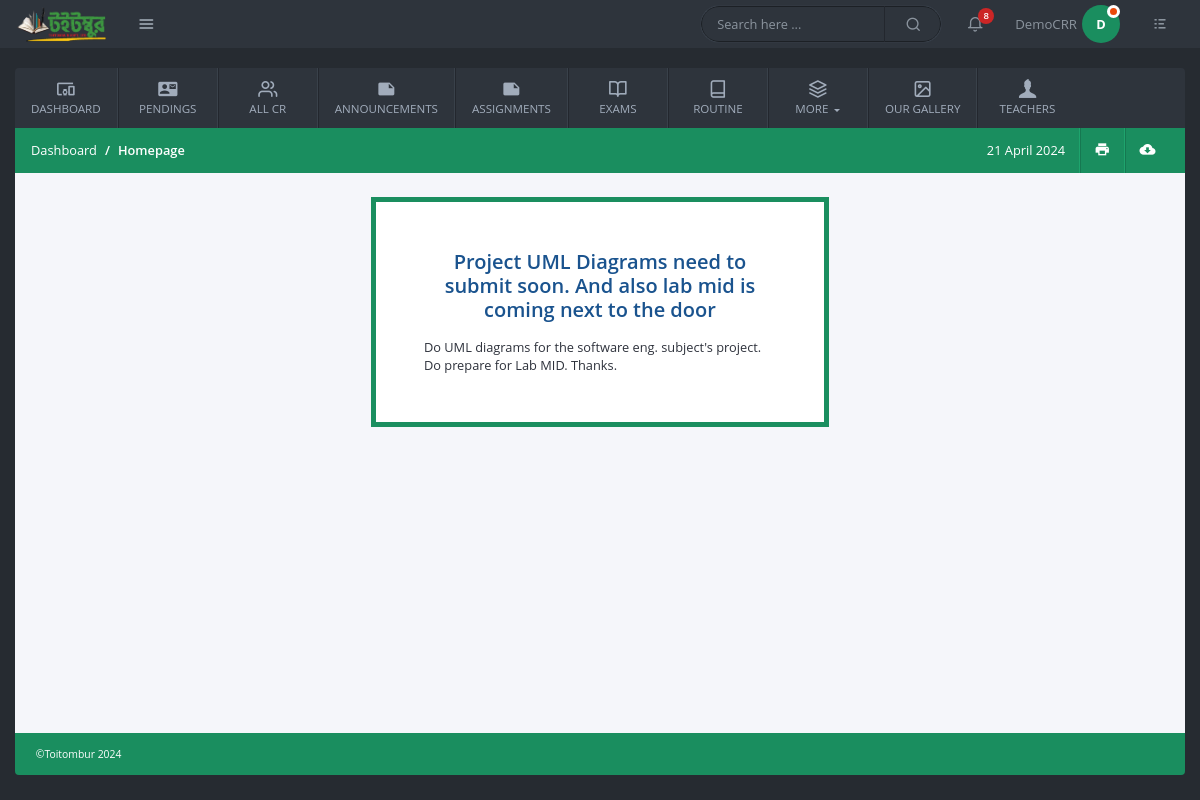
The page /view-assignments/27204dbe3f6e4113ad8ba940c349fe9c (signed in) on the database its author committed.
### users/models.py (models this page shows, shortened)
class User(AbstractBaseUser, PermissionsMixin):
    email = models. EmailField (unique=True, null=False)
    is_staff = models.BooleanField(
        gettext_lazy('I am staff'),
        default=False,
    help_text = gettext_lazy('If the user is admin stuff of this site then can see admin panel')
    )
    is_active = models.BooleanField(
        gettext_lazy('account active'),
        default=True,
        help_text=gettext_lazy('A user should be treated as active. Admin can unselect this instead of deleting accounts')
    )
    ROLE_CHOICES = (
        ('admin', 'admin'),
        ('student', 'student'),
        ('teacher', 'teacher'),
        ('cr', 'cr'),
    )
    role = models.CharField(
        max_length=20,
        choices=ROLE_CHOICES,
        default='admin',
    )
    USERNAME_FIELD = 'email'
    objects = MyCustomManager()

class CommonBaseModel(models.Model):
    uid = models.UUIDField(primary_key=True, default= uuid.uuid4, editable=False)
    created_at = models.DateTimeField(auto_now_add=True)
    updated_at = models.DateTimeField(auto_now=True)
    class Meta:
        abstract = True

class Profile(CommonBaseModel):
    user = models.OneToOneField(User, on_delete=models.CASCADE, related_name='profile')
    is_approved = models.BooleanField(default=False)
    details_filled = models.BooleanField(default=False)

class CommonProfileModel(models.Model):
    uid = models.UUIDField(primary_key=True, default= uuid.uuid4, editable=False)
    account = models.OneToOneField(Profile, on_delete=models.CASCADE)
    created_at = models.DateTimeField(auto_now_add=True)
    updated_at = models.DateTimeField(auto_now=True)
    personal_id = models.CharField(unique=True, max_length=150)
    gender = models.CharField( max_length=50, choices=GENDERS, blank=True,null=True)
    image = models.FileField(upload_to="Profile_Pictures", null=True, blank=True)
    class Meta:
        abstract = True

class Student(CommonProfileModel):
    name = models.CharField(max_length=350)
    intake = models.ForeignKey(Intakes, on_delete=models.CASCADE)
    section = models.ForeignKey(Sections, on_delete=models.CASCADE)
    department = models.ForeignKey(Departments, on_delete=models.CASCADE)
    shift = models.CharField(max_length=50, choices= [("Day","day"), ("Evening", "evening")])
    is_class_cr = models.BooleanField(default=False)
    contact_number = models.PositiveIntegerField(null=True, blank=True)
    facebook_profile = models.CharField( max_length=500, null=True, blank=True)

### common/models.py (models this page shows, shortened)
class CommonBaseModel(models.Model):
    uid = models.UUIDField(primary_key=True, default= uuid.uuid4, editable=False)
    created_at = models.DateTimeField(auto_now_add=True)
    updated_at = models.DateTimeField(auto_now=True)

class Assignments(CommonBaseModel):
    types = models.CharField(max_length=50, choices=TYPES, default='assignment')
    course_code = models.CharField( max_length=8)
    course_title = models.CharField( max_length=100)
    assignment_title = models.CharField(max_length=150)
    detail = models.TextField()
    date = models.DateField( auto_now=False, auto_now_add=False, null=True, blank=True)
    intake = models.ForeignKey(Intakes, on_delete=models.CASCADE, null=True, blank=True)
    department = models.ForeignKey(Departments, on_delete=models.CASCADE, null=True, blank=True)
    section = models.ForeignKey(Sections, on_delete=models.CASCADE, null=True, blank=True)

### common/extra_code.py (the view)
        def warper_function(request, *args, **kwargs):
            profile = request.user.profile
            if profile.details_filled:
                if profile.is_approved:
                    if request.user.role in allowed_role:
                        return view_function(request, *args, **kwargs)
                    else:
                        return HttpResponse("WHO ARE YOU ? Not authorized person.")
                else:
                    return render(request,"pages/waiting.html")
            else:
                return redirect("last_step_of_register")

### common/extra_code.py (called while the page is built)
def allowed_users(allowed_role = []):
    def normal_function(view_function):
        def warper_function(request, *args, **kwargs):
            profile = request.user.profile
            if profile.details_filled:
                if profile.is_approved:
                    if request.user.role in allowed_role:
                        return view_function(request, *args, **kwargs)
                    else:
                        return HttpResponse("WHO ARE YOU ? Not authorized person.")
                else:
                    return render(request,"pages/waiting.html")
            else:
                return redirect("last_step_of_register")
        return warper_function
    return normal_function

### common/views.py (called while the page is built)
@login_required()
@allowed_users(allowed_role=['student', 'cr'])
def view_assignment(request, the_id):
    context = {
        "task":get_object_or_404(Assignments, uid = the_id.strip())
    }
    return render(request, "pages/view_assignment.html", context)

### templates/pages/view_assignment.html (shortened to what this page needs)
{% extends "base/base.html" %}
{% load static %}
{% block content %}
<div class="row gutters justify-content-center">
    <div class="col-xl-5 col-lg-5 col-md-6 col-sm-8 col-12">
        <div class="subscribe-form">
            <h4 class="text-center mb-3 text-info">{{task.assignment_title}}</h4>
            {{task.detail}}
        </div>
    </div>
</div>
{% endblock content %}

### templates/base/base.html (shortened to what this page needs)
{% load static %}
<!doctype html>
<html lang="en">
	<head>
		<link rel="stylesheet" href="{% static "css/bootstrap.min.css" %}">
		<link rel="stylesheet" href="{% static "fonts/style.css" %}">
		<link rel="stylesheet" href="{% static "css/main.css" %}">
		<link rel="stylesheet" href="{% static "vendor/daterange/daterange.css" %}">
	</head>
	<body>
		<header class="header">
			<div class="logo-wrapper">
				<a href="{% url "homepage" %}" class="logo">
					<img src="{% static "img/toitombur.png" %}" alt="Dashboard" />
				</a>
				<a href="#" class="quick-links-btn" data-toggle="tooltip" data-placement="right" title="" data-original-title="Quick Links">
					<i class="icon-menu1"></i>
				</a>
			</div>
			<div class="header-items">
				<div class="custom-search">
					<input type="text" class="search-query" placeholder="Search here ...">
					<i class="icon-search1"></i>
				</div>
				<ul class="header-actions">
					<li class="dropdown">
						<a href="#" id="notifications" data-toggle="dropdown" aria-haspopup="true">
							<i class="icon-bell"></i>
							<span class="count-label">8</span>
						</a>
					</li>
					<li class="dropdown">
						<a href="#" id="userSettings" class="user-settings" data-toggle="dropdown" aria-haspopup="true">
							{% if user.role == "student" or user.role == "cr" %}
							<span class="user-name">{{user.profile.student.name}}</span>
							<span class="avatar"> {{ user.profile.student.name|slice:"0:1" }}<span class="status busy"></span></span>
							{% elif user.role == "teacher" %}
							<span class="user-name">{{user.profile.teacher.name}}</span>
							<span class="avatar"> {{ user.profile.teacher.name|slice:"0:1" }}<span class="status busy"></span></span>
							{% endif %}
						</a>
					</li>
					<li>
						<a href="#" class="quick-settings-btn" data-toggle="tooltip" data-placement="left" title="" data-original-title="Quick Settings">
							<i class="icon-list"></i>
						</a>
					</li>
				</ul>
			</div>
		</header>
		<div class="container-fluid">
			{% url "pendings" as p1x %}
			{% url "add_routine" as r1x %}
			<nav class="navbar navbar-expand-lg custom-navbar">
				<div class="collapse navbar-collapse" id="KamlaActiveNavbar">
					<ul class="navbar-nav">
						<li class="nav-item ">
							<a class="nav-link {% if request.path == '/' %}active-page{% endif %}" href="{% url "homepage" %}">
							  <i class="icon-devices_other nav-icon"></i>
							  Dashboard
							</a>
						  </li>
						  {% if user.role == 'admin' or user.role == 'cr' %}
						  <li class="nav-item">
							<a class="nav-link {% if request.path == p1x %}active-page{% endif %}" href="{% url "pendings" %}">
							  <i class="icon-contact_mail nav-icon"></i>
							  Pendings
							</a>
						  </li>
						  {% endif %}
						<li class="nav-item">
							<a class="nav-link {% if request.path == '/all-cr-of-each-intakes/' %}active-page{% endif %} " href="{% url "all_cr" %}" >
								<i class="icon-users nav-icon"></i>
								All CR
							</a>
						</li>
						<li class="nav-item">
							<a class="nav-link {% if request.path == '/all-announcements/' %}active-page{% endif %}" href="{% url "all_announcement" %}" >
								<i class="icon-note nav-icon"></i>
								Announcements
							</a>
						</li>
						<li class="nav-item">
							<a class="nav-link {% if request.path == '/all-assignments/' %}active-page{% endif %}" href="{% url "assignments" %}" >
								<i class="icon-note nav-icon"></i>
								Assignments
							</a>
						</li>
						<li class="nav-item">
							<a class="nav-link {% if request.path == '/exams/' %}active-page{% endif %}" href="{% url "exams" %}" >
								<i class="icon-book-open nav-icon"></i>
								Exams
							</a>
						</li>
						<li class="nav-item">
							<a class="nav-link {% if request.path == r1x %}active-page{% endif %}" href="{% url "add_routine" %}">
							  <i class="icon-book nav-icon"></i>
							  Routine
							</a>
						</li>
						<li class="nav-item dropdown">
							<a class="nav-link dropdown-toggle" href="#" id="dashboardsDropdown" role="button" data-toggle="dropdown" aria-haspopup="true" aria-expanded="false">
								<i class="icon-layers2 nav-icon"></i>
								More
							</a>
						</li>
						<li class="nav-item">
							<a class="nav-link" href="#" >
								<i class="icon-image nav-icon"></i>
								Our Gallery
							</a>
						</li>
						<li class="nav-item">
							<a class="nav-link" href="#" >
								<i class="icon-user nav-icon"></i>
								Teachers
							</a>
						</li>
					</ul>
				</div>
			</nav>
			<div class="main-container">
				<div class="page-header">
					<ol class="breadcrumb">
						<li class="breadcrumb-item">Dashboard</li>
						<li class="breadcrumb-item active">Homepage</li>
					</ol>
					<ul class="app-actions">
						<li>
							<a href="#" id="">
								<icon id="currentDate"></icon>
							</a>
						</li>
						<li>
							<a href="#" data-toggle="tooltip" data-placement="top" title="" data-original-title="Print">
								<i class="icon-print"></i>
							</a>
						</li>
						<li>
							<a href="#" data-toggle="tooltip" data-placement="top" title="" data-original-title="Download CSV">
								<i class="icon-cloud_download"></i>
							</a>
						</li>
					</ul>
				</div>
				<div class="content-wrapper">
					{% block content %}{% endblock content %}
				</div>
			</div>
			<footer class="main-footer">©Toitombur 2024</footer>
		</div>
	</body>
</html>

### rows shown on the page
User: profile.student.name "DemoCRR", profile.student.name "D"
Assignments: assignment_title "Project UML Diagrams need to submit soon. And also lab mid is coming next to the door", detail "Do UML diagrams for the software eng. subject's project. Do prepare for Lab MID. Thanks."
